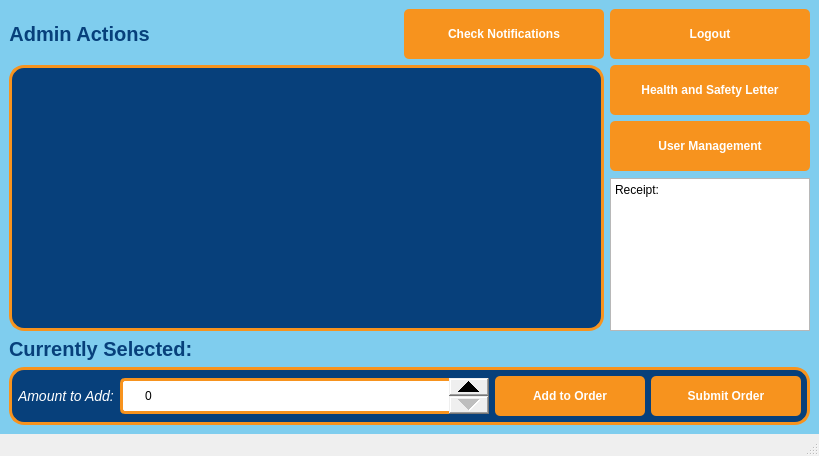
<?xml version="1.0" encoding="UTF-8"?>
<ui version="4.0">
 <class>adminactions</class>
 <widget class="QMainWindow" name="adminactions">
  <property name="geometry">
   <rect>
    <x>0</x>
    <y>0</y>
    <width>819</width>
    <height>456</height>
   </rect>
  </property>
  <property name="windowTitle">
   <string>MainWindow</string>
  </property>
  <property name="styleSheet">
   <string notr="true">#centralwidget {
	background-color: #7fcdee;
}

QLabel {
	color: #07407b;
}

QLineEdit {
	border: 2.5px solid #f7931e;
	border-radius: 5px;
	padding: 7px 20px;
}

QSpinBox {
	border: 2.5px solid #f7931e;
	border-radius: 5px;
	padding: 7px 20px;
}

QSpinBox::up-button {
	subcontrol-origin: border;
	subcontrol-position: top right;
	width: 40px;
	height: 18px;
}

QSpinBox::down-button {
	subcontrol-origin: border;
	subcontrol-position: bottom right;
	width: 40px;
	height: 18px;
}

QPushButton {
	color: #ffffff;
	font-weight: bold;
	background-color: #f7931e;
	border-radius: 5px;
	padding: 7px 20px;
}

QPushButton::hover {
	color:  #f7931e;
	font-weight: bold;
	background-color: #ffffff;
}

#FoodStockList {
	font-size: 16px;
	background-color: #07407b;
	border: 2.5px solid #f7931e;
	border-radius: 15px;
}

#FoodStockList::item {
	color: #ffffff;
}

#FoodStockList::item::selected {
	color: #f7931e;
}

#AdminLabel {
	color: #07407b;
	font-weight: bold;
	font-size: 20px;
}

#SelectedLabel {
	color: #07407b;
	font-weight: bold;
	font-size: 20px;
}

#AdminBox {
	background-color: #07407b;
	border: 2.5px solid #f7931e;
	border-radius: 15px;
}

#AdminBox QLabel {
	color: #ffffff;
	font-size: 14px;
	font-style: italic;
}</string>
  </property>
  <widget class="QWidget" name="centralwidget">
   <layout class="QVBoxLayout" name="verticalLayout">
    <item>
     <layout class="QHBoxLayout" name="horizontalLayout">
      <property name="topMargin">
       <number>0</number>
      </property>
      <item alignment="Qt::AlignLeft">
       <widget class="QLabel" name="AdminLabel">
        <property name="styleSheet">
         <string notr="true"/>
        </property>
        <property name="text">
         <string>Admin Actions</string>
        </property>
        <property name="alignment">
         <set>Qt::AlignCenter</set>
        </property>
       </widget>
      </item>
      <item>
       <widget class="QPushButton" name="pushButton">
        <property name="minimumSize">
         <size>
          <width>200</width>
          <height>50</height>
         </size>
        </property>
        <property name="maximumSize">
         <size>
          <width>200</width>
          <height>16777215</height>
         </size>
        </property>
        <property name="text">
         <string>Check Notifications</string>
        </property>
       </widget>
      </item>
      <item>
       <widget class="QPushButton" name="LogoutButton">
        <property name="minimumSize">
         <size>
          <width>200</width>
          <height>50</height>
         </size>
        </property>
        <property name="maximumSize">
         <size>
          <width>200</width>
          <height>16777215</height>
         </size>
        </property>
        <property name="text">
         <string>Logout</string>
        </property>
       </widget>
      </item>
     </layout>
    </item>
    <item>
     <layout class="QHBoxLayout" name="horizontalLayout_3">
      <property name="topMargin">
       <number>0</number>
      </property>
      <item>
       <widget class="QListWidget" name="FoodStockList"/>
      </item>
      <item>
       <layout class="QVBoxLayout" name="verticalLayout_4">
        <property name="rightMargin">
         <number>0</number>
        </property>
        <item alignment="Qt::AlignHCenter|Qt::AlignTop">
         <widget class="QPushButton" name="HealthSafetyButton">
          <property name="minimumSize">
           <size>
            <width>200</width>
            <height>50</height>
           </size>
          </property>
          <property name="maximumSize">
           <size>
            <width>200</width>
            <height>16777215</height>
           </size>
          </property>
          <property name="text">
           <string>Health and Safety Letter</string>
          </property>
         </widget>
        </item>
        <item alignment="Qt::AlignHCenter">
         <widget class="QPushButton" name="UserManagementButton">
          <property name="minimumSize">
           <size>
            <width>200</width>
            <height>50</height>
           </size>
          </property>
          <property name="maximumSize">
           <size>
            <width>200</width>
            <height>16777215</height>
           </size>
          </property>
          <property name="text">
           <string>User Management</string>
          </property>
         </widget>
        </item>
        <item>
         <spacer name="verticalSpacer">
          <property name="orientation">
           <enum>Qt::Vertical</enum>
          </property>
          <property name="sizeHint" stdset="0">
           <size>
            <width>20</width>
            <height>40</height>
           </size>
          </property>
         </spacer>
        </item>
        <item alignment="Qt::AlignHCenter">
         <widget class="QPlainTextEdit" name="ReceiptTextEdit">
          <property name="maximumSize">
           <size>
            <width>200</width>
            <height>16777215</height>
           </size>
          </property>
          <property name="readOnly">
           <bool>true</bool>
          </property>
          <property name="plainText">
           <string>Receipt:</string>
          </property>
         </widget>
        </item>
       </layout>
      </item>
     </layout>
    </item>
    <item>
     <widget class="QLabel" name="SelectedLabel">
      <property name="text">
       <string>Currently Selected:</string>
      </property>
     </widget>
    </item>
    <item>
     <widget class="QWidget" name="AdminBox" native="true">
      <property name="sizePolicy">
       <sizepolicy hsizetype="Expanding" vsizetype="Preferred">
        <horstretch>0</horstretch>
        <verstretch>0</verstretch>
       </sizepolicy>
      </property>
      <property name="minimumSize">
       <size>
        <width>0</width>
        <height>0</height>
       </size>
      </property>
      <property name="maximumSize">
       <size>
        <width>16777215</width>
        <height>16777215</height>
       </size>
      </property>
      <layout class="QVBoxLayout" name="verticalLayout_2">
       <item>
        <layout class="QHBoxLayout" name="horizontalLayout_6">
         <property name="topMargin">
          <number>0</number>
         </property>
         <item>
          <layout class="QVBoxLayout" name="verticalLayout_3">
           <property name="rightMargin">
            <number>0</number>
           </property>
           <item>
            <layout class="QHBoxLayout" name="horizontalLayout_2">
             <property name="topMargin">
              <number>0</number>
             </property>
             <item>
              <widget class="QLabel" name="AddAmountLabel">
               <property name="text">
                <string>Amount to Add:</string>
               </property>
              </widget>
             </item>
             <item>
              <widget class="QSpinBox" name="AddAmountSpinBox">
               <property name="sizePolicy">
                <sizepolicy hsizetype="Expanding" vsizetype="Fixed">
                 <horstretch>0</horstretch>
                 <verstretch>0</verstretch>
                </sizepolicy>
               </property>
               <property name="minimumSize">
                <size>
                 <width>0</width>
                 <height>0</height>
                </size>
               </property>
               <property name="maximumSize">
                <size>
                 <width>500</width>
                 <height>16777215</height>
                </size>
               </property>
              </widget>
             </item>
            </layout>
           </item>
          </layout>
         </item>
         <item>
          <widget class="QPushButton" name="ReorderButton">
           <property name="minimumSize">
            <size>
             <width>150</width>
             <height>40</height>
            </size>
           </property>
           <property name="maximumSize">
            <size>
             <width>16777215</width>
             <height>16777215</height>
            </size>
           </property>
           <property name="text">
            <string>Add to Order</string>
           </property>
          </widget>
         </item>
         <item>
          <widget class="QPushButton" name="SubmitButton">
           <property name="minimumSize">
            <size>
             <width>150</width>
             <height>40</height>
            </size>
           </property>
           <property name="text">
            <string>Submit Order</string>
           </property>
          </widget>
         </item>
        </layout>
       </item>
      </layout>
     </widget>
    </item>
   </layout>
  </widget>
  <widget class="QMenuBar" name="menubar">
   <property name="geometry">
    <rect>
     <x>0</x>
     <y>0</y>
     <width>819</width>
     <height>21</height>
    </rect>
   </property>
  </widget>
  <widget class="QStatusBar" name="statusbar"/>
 </widget>
 <resources/>
 <connections/>
</ui>
